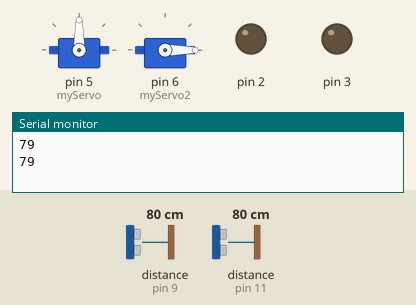
Bench run of a sketch on a simulated Arduino Uno, built with avr-gcc and run on an emulated ATmega328P. On the bench: 2 × servo, output pins drawn as LEDs (lit = HIGH), the last lines printed to the serial monitor. Wiring (inferred from the names in the program): 2 × ultrasonic range finder: trigger pin 8, echo pin 9 / trigger pin 10, echo pin 11. The test bench sets the inputs (shaded band); at power-on: distance to the obstacle (sensors on pin 9, pin 11) 80 cm. The echo pulse lasts 58.3 µs per cm; pins used as bus, display or sensor lines are not drawn.

Above: at 1.5 s.
1.6 s: distance to the obstacle (sensor on pin 9) set to 12 cm
5.5 s: distance to the obstacle (sensor on pin 9) set to 9 cm
At 8.38 s:
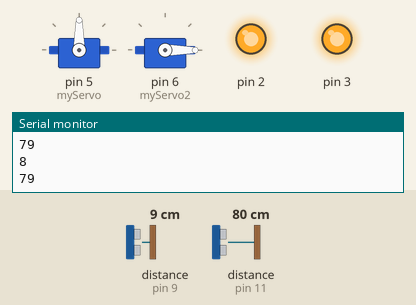
At 13.5 s:
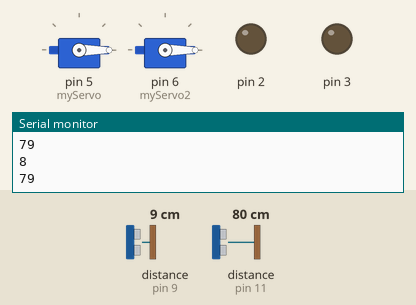
20.6 s: distance to the obstacle (sensor on pin 9) set to 18 cm
23.3 s: distance to the obstacle (sensor on pin 11) set to 12 cm
26.8 s: distance to the obstacle (sensor on pin 11) set to 9 cm
At 35.2 s:
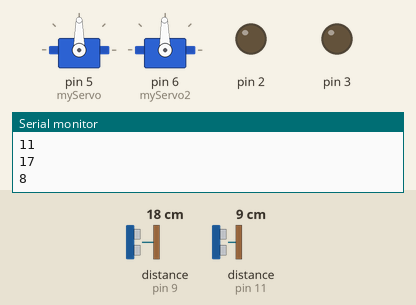
Timing chart, 0 to 35.4 s (numbered marks = the images above; inputs shaded):
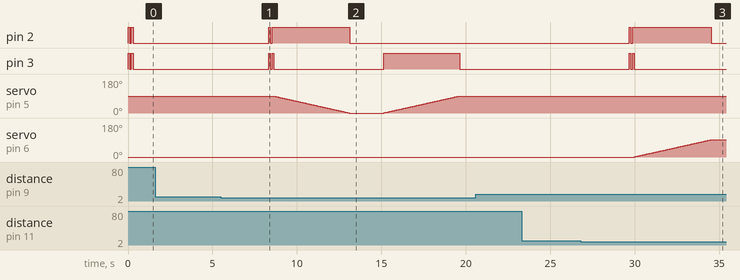

The sketch:

otravez_codigo_primero.ino
```cpp
#include<Servo.h>

Servo myServo;
int TRIG = 8;     // variable de tipo entero para la señal de salida
int ECO = 9;
int tiempo;
int distancia;

Servo myServo2;
int TRIG2 = 10;
int ECO2 = 11;
int tiempo2;
int distancia2;

void setup() {

   Serial.begin(9600); //para leer datos como la distancia y mostrarlos en el monitor serie

   pinMode(2,OUTPUT);
   pinMode(3,OUTPUT);
   onOffLeds();

   pinMode(TRIG,OUTPUT); // trig sera una señal de salida es decir sale un sonido
   pinMode(ECO,INPUT);  // echo sera señal de entreda es decir donde entra el sonido
   myServo.attach(5);


   pinMode(TRIG2, OUTPUT);
   pinMode(ECO2, INPUT);

   myServo2.attach(6);
   myServo2.write(0);

}
void loop() {
 leerDistancia();
 leerDistancia2();    // aqui puse esta variable
  Serial.println(distancia);
  Serial.println(distancia2);
  delay(2000);
 if(distancia<10){ // el rango maximo de detectar un objeto es de 4m y minimo 2 cm
  onOffLeds();
  abrirPuerta();
  delay(2000);  // tiempo que demora la señal en ir y regresar para abrir la puerta
  cerrarPuerta();
  delay(2000);
  }

  if(distancia2<10){ // el rango maximo de detectar un objeto es de 4m y minimo 2 cm
  onOffLeds();
  abrirPuerta2();
  delay(2000);  // tiempo que demora la señal en ir y regresar para abrir la puerta
  cerrarPuerta2();
  delay(2000);
  }
}


void onOffLeds(){
  digitalWrite(2,HIGH);
  digitalWrite(3,HIGH);
  delay(100);
  digitalWrite(2,LOW);
  digitalWrite(3,LOW);
  delay(100);
  digitalWrite(2,HIGH);
  digitalWrite(3,HIGH);
  delay(100);
  digitalWrite(2,LOW);
  digitalWrite(3,LOW);
  }

// -----------------------------------
void leerDistancia(){
  digitalWrite(TRIG,HIGH);
  delay(1);
  digitalWrite(TRIG,LOW);
  tiempo = pulseIn(ECO,HIGH);
  distancia = tiempo / 58.2;  // en las formulas de fisica el tiempo tenemos que es t=d/v y a la vez es el que nos muestra la distancia en centimetros
 }

// -----------------------------

void cerrarPuerta(){
  digitalWrite(2,LOW);
  digitalWrite(3,HIGH);
  int angulo=0;
  do{
    angulo=angulo+1;
    myServo.write(angulo);
    delay(50);
    }while(angulo<90);
  digitalWrite(2,LOW);
  digitalWrite(3,LOW);
}


void abrirPuerta(){
  digitalWrite(2,HIGH);
  digitalWrite(3,LOW);
  int angulo =90;
  do{
    angulo=angulo-1;
    myServo.write(angulo);
    delay(50);
    }while(angulo>0);
  digitalWrite(2,LOW);
  digitalWrite(3,LOW);
  }

// ------------------------------
void leerDistancia2() {                //aqui puse esta nueva variable
  digitalWrite(TRIG2, HIGH);
  delayMicroseconds(10);
  digitalWrite(TRIG2, LOW);
  tiempo2 = pulseIn(ECO2, HIGH);
  distancia2 = tiempo2 / 58.2;
}


void abrirPuerta2() {      //aqui para abajo puse esta nueva variable
  digitalWrite(2, HIGH);
  digitalWrite(3, LOW);
  int angulo = 0;
  do {
    angulo += 1;
    myServo2.write(angulo);
    delay(50);
  } while (angulo <= 90);
  digitalWrite(2, LOW);
  digitalWrite(3, LOW);
}

void cerrarPuerta2() {
  digitalWrite(2, LOW);
  digitalWrite(3, HIGH);
  int angulo = 90;
  do {
    angulo -= 1;
    myServo2.write(angulo);
    delay(50);
  } while (angulo >= 0);
  digitalWrite(2, LOW);
  digitalWrite(3, LOW);
}
```

Measured:
- the behaviour switches between 11 and 10 cm on distance to the obstacle (sensor on pin 9) (found by bisection; images 0 and 1)
- the behaviour switches between 11 and 10 cm on distance to the obstacle (sensor on pin 11) (found by bisection; images 2 and 3)
- after the input at 5.5 s, pin 2: LOW → HIGH after 2.8 s, → LOW 0.10 s later, → HIGH 0.10 s later, → LOW 4.6 s later; pin 3: goes HIGH 0.10 s, LOW 0.10 s, HIGH 0.10 s, LOW 6.5 s, HIGH 4.5 s, then LOW, starting after 2.8 s
- after the input at 26.8 s, pin 2: LOW → HIGH after 2.9 s, → LOW 0.10 s later, → HIGH 0.10 s later, → LOW 4.7 s later; pin 3: alternates HIGH for 0.10 s and LOW for 0.10 s, 4 changes in all, then stays LOW, starting after 2.9 s; servo on pin 6 (myServo2): moves from 0° to 91° over 4.5 s, starting after 3.2 s
